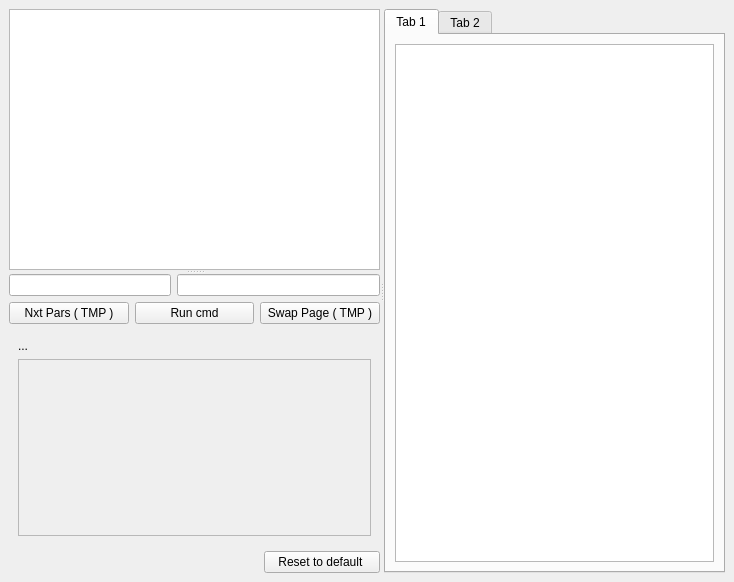
<?xml version="1.0" encoding="UTF-8"?>
<ui version="4.0">
 <class>MainWindow</class>
 <widget class="QMainWindow" name="MainWindow">
  <property name="geometry">
   <rect>
    <x>0</x>
    <y>0</y>
    <width>734</width>
    <height>582</height>
   </rect>
  </property>
  <property name="windowTitle">
   <string>MainWindow</string>
  </property>
  <widget class="QWidget" name="centralwidget">
   <layout class="QGridLayout" name="gridLayout_27">
    <item row="0" column="0">
     <widget class="QSplitter" name="splitter_2">
      <property name="orientation">
       <enum>Qt::Horizontal</enum>
      </property>
      <widget class="QSplitter" name="splitter">
       <property name="orientation">
        <enum>Qt::Vertical</enum>
       </property>
       <widget class="QGraphicsView" name="treeView"/>
       <widget class="QWidget" name="layoutWidget">
        <layout class="QVBoxLayout" name="verticalLayout">
         <item>
          <layout class="QHBoxLayout" name="horizontalLayout">
           <item>
            <widget class="QLineEdit" name="NumLinLst">
             <property name="maximumSize">
              <size>
               <width>162</width>
               <height>16777215</height>
              </size>
             </property>
            </widget>
           </item>
           <item>
            <widget class="QLineEdit" name="CmdEdit"/>
           </item>
          </layout>
         </item>
         <item>
          <layout class="QHBoxLayout" name="horizontalLayout_2">
           <item>
            <widget class="QPushButton" name="LoadParsButton">
             <property name="text">
              <string>Nxt Pars ( TMP )</string>
             </property>
            </widget>
           </item>
           <item>
            <widget class="QPushButton" name="CmdSend2server">
             <property name="text">
              <string>Run cmd</string>
             </property>
            </widget>
           </item>
           <item>
            <widget class="QPushButton" name="SwapPageButton">
             <property name="text">
              <string>Swap Page ( TMP )</string>
             </property>
            </widget>
           </item>
          </layout>
         </item>
         <item>
          <widget class="QStackedWidget" name="StackedParamsWidget">
           <property name="currentIndex">
            <number>0</number>
           </property>
           <widget class="QWidget" name="page_9">
            <layout class="QGridLayout" name="gridLayout_26">
             <item row="1" column="0">
              <widget class="QScrollArea" name="ImportScrollArea">
               <property name="widgetResizable">
                <bool>true</bool>
               </property>
               <widget class="QWidget" name="scrollAreaWidgetContents_17">
                <property name="geometry">
                 <rect>
                  <x>0</x>
                  <y>0</y>
                  <width>399</width>
                  <height>187</height>
                 </rect>
                </property>
               </widget>
              </widget>
             </item>
             <item row="0" column="0">
              <widget class="QLabel" name="CurrentControlWidgetLabel">
               <property name="text">
                <string>...</string>
               </property>
              </widget>
             </item>
            </layout>
           </widget>
           <widget class="QWidget" name="page">
            <layout class="QGridLayout" name="gridLayout_18">
             <item row="0" column="0">
              <widget class="QTabWidget" name="tabWidget">
               <property name="currentIndex">
                <number>0</number>
               </property>
               <widget class="QWidget" name="tab_simple">
                <attribute name="title">
                 <string>Tab 1</string>
                </attribute>
                <layout class="QGridLayout" name="gridLayout">
                 <item row="0" column="0">
                  <widget class="QScrollArea" name="FindspotsSimplerScrollArea">
                   <property name="widgetResizable">
                    <bool>true</bool>
                   </property>
                   <widget class="QWidget" name="scrollAreaWidgetContents">
                    <property name="geometry">
                     <rect>
                      <x>0</x>
                      <y>0</y>
                      <width>66</width>
                      <height>16</height>
                     </rect>
                    </property>
                   </widget>
                  </widget>
                 </item>
                </layout>
               </widget>
               <widget class="QWidget" name="tab_advanced">
                <attribute name="title">
                 <string>Tab 2</string>
                </attribute>
                <layout class="QGridLayout" name="gridLayout_3">
                 <item row="0" column="0">
                  <widget class="QScrollArea" name="FindspotsAdvancedScrollArea">
                   <property name="widgetResizable">
                    <bool>true</bool>
                   </property>
                   <widget class="QWidget" name="scrollAreaWidgetContents_2">
                    <property name="geometry">
                     <rect>
                      <x>0</x>
                      <y>0</y>
                      <width>66</width>
                      <height>16</height>
                     </rect>
                    </property>
                   </widget>
                  </widget>
                 </item>
                </layout>
               </widget>
              </widget>
             </item>
            </layout>
           </widget>
           <widget class="QWidget" name="page_3">
            <layout class="QGridLayout" name="gridLayout_19">
             <item row="0" column="0">
              <widget class="QTabWidget" name="tabWidget_2">
               <property name="currentIndex">
                <number>0</number>
               </property>
               <widget class="QWidget" name="tab_simple_2">
                <attribute name="title">
                 <string>Tab 1</string>
                </attribute>
                <layout class="QGridLayout" name="gridLayout_4">
                 <item row="0" column="0">
                  <widget class="QScrollArea" name="IndexSimplerScrollArea">
                   <property name="widgetResizable">
                    <bool>true</bool>
                   </property>
                   <widget class="QWidget" name="scrollAreaWidgetContents_3">
                    <property name="geometry">
                     <rect>
                      <x>0</x>
                      <y>0</y>
                      <width>66</width>
                      <height>16</height>
                     </rect>
                    </property>
                   </widget>
                  </widget>
                 </item>
                </layout>
               </widget>
               <widget class="QWidget" name="tab_advanced_2">
                <attribute name="title">
                 <string>Tab 2</string>
                </attribute>
                <layout class="QGridLayout" name="gridLayout_5">
                 <item row="0" column="0">
                  <widget class="QScrollArea" name="IndexAdvancedScrollArea">
                   <property name="widgetResizable">
                    <bool>true</bool>
                   </property>
                   <widget class="QWidget" name="scrollAreaWidgetContents_4">
                    <property name="geometry">
                     <rect>
                      <x>0</x>
                      <y>0</y>
                      <width>66</width>
                      <height>16</height>
                     </rect>
                    </property>
                   </widget>
                  </widget>
                 </item>
                </layout>
               </widget>
              </widget>
             </item>
            </layout>
           </widget>
           <widget class="QWidget" name="page_4">
            <layout class="QGridLayout" name="gridLayout_20">
             <item row="0" column="0">
              <widget class="QTabWidget" name="tabWidget_3">
               <property name="currentIndex">
                <number>0</number>
               </property>
               <widget class="QWidget" name="tab_simple_3">
                <attribute name="title">
                 <string>Tab 1</string>
                </attribute>
                <layout class="QGridLayout" name="gridLayout_6">
                 <item row="0" column="0">
                  <widget class="QScrollArea" name="RefineBravaiSimplerScrollArea">
                   <property name="widgetResizable">
                    <bool>true</bool>
                   </property>
                   <widget class="QWidget" name="scrollAreaWidgetContents_5">
                    <property name="geometry">
                     <rect>
                      <x>0</x>
                      <y>0</y>
                      <width>66</width>
                      <height>16</height>
                     </rect>
                    </property>
                   </widget>
                  </widget>
                 </item>
                </layout>
               </widget>
               <widget class="QWidget" name="tab_advanced_3">
                <attribute name="title">
                 <string>Tab 2</string>
                </attribute>
                <layout class="QGridLayout" name="gridLayout_7">
                 <item row="0" column="0">
                  <widget class="QScrollArea" name="RefineBravaiAdvancedScrollArea">
                   <property name="widgetResizable">
                    <bool>true</bool>
                   </property>
                   <widget class="QWidget" name="scrollAreaWidgetContents_6">
                    <property name="geometry">
                     <rect>
                      <x>0</x>
                      <y>0</y>
                      <width>66</width>
                      <height>16</height>
                     </rect>
                    </property>
                   </widget>
                  </widget>
                 </item>
                </layout>
               </widget>
              </widget>
             </item>
            </layout>
           </widget>
           <widget class="QWidget" name="page_10">
            <layout class="QGridLayout" name="gridLayout_28">
             <item row="0" column="0">
              <widget class="QScrollArea" name="ReindexTableScrollArea">
               <property name="widgetResizable">
                <bool>true</bool>
               </property>
               <widget class="QWidget" name="scrollAreaWidgetContents_18">
                <property name="geometry">
                 <rect>
                  <x>0</x>
                  <y>0</y>
                  <width>66</width>
                  <height>16</height>
                 </rect>
                </property>
               </widget>
              </widget>
             </item>
            </layout>
           </widget>
           <widget class="QWidget" name="page_5">
            <layout class="QGridLayout" name="gridLayout_21">
             <item row="0" column="0">
              <widget class="QTabWidget" name="tabWidget_4">
               <property name="currentIndex">
                <number>0</number>
               </property>
               <widget class="QWidget" name="tab_simple_4">
                <attribute name="title">
                 <string>Tab 1</string>
                </attribute>
                <layout class="QGridLayout" name="gridLayout_8">
                 <item row="0" column="0">
                  <widget class="QScrollArea" name="RefineSimplerScrollArea">
                   <property name="widgetResizable">
                    <bool>true</bool>
                   </property>
                   <widget class="QWidget" name="scrollAreaWidgetContents_7">
                    <property name="geometry">
                     <rect>
                      <x>0</x>
                      <y>0</y>
                      <width>66</width>
                      <height>16</height>
                     </rect>
                    </property>
                   </widget>
                  </widget>
                 </item>
                </layout>
               </widget>
               <widget class="QWidget" name="tab_advanced_4">
                <attribute name="title">
                 <string>Tab 2</string>
                </attribute>
                <layout class="QGridLayout" name="gridLayout_9">
                 <item row="0" column="0">
                  <widget class="QScrollArea" name="RefineAdvancedScrollArea">
                   <property name="widgetResizable">
                    <bool>true</bool>
                   </property>
                   <widget class="QWidget" name="scrollAreaWidgetContents_8">
                    <property name="geometry">
                     <rect>
                      <x>0</x>
                      <y>0</y>
                      <width>66</width>
                      <height>16</height>
                     </rect>
                    </property>
                   </widget>
                  </widget>
                 </item>
                </layout>
               </widget>
              </widget>
             </item>
            </layout>
           </widget>
           <widget class="QWidget" name="page_6">
            <layout class="QGridLayout" name="gridLayout_22">
             <item row="0" column="0">
              <widget class="QTabWidget" name="tabWidget_5">
               <property name="currentIndex">
                <number>0</number>
               </property>
               <widget class="QWidget" name="tab_simple_5">
                <attribute name="title">
                 <string>Tab 1</string>
                </attribute>
                <layout class="QGridLayout" name="gridLayout_10">
                 <item row="0" column="0">
                  <widget class="QScrollArea" name="IntegrateSimplerScrollArea">
                   <property name="widgetResizable">
                    <bool>true</bool>
                   </property>
                   <widget class="QWidget" name="scrollAreaWidgetContents_9">
                    <property name="geometry">
                     <rect>
                      <x>0</x>
                      <y>0</y>
                      <width>66</width>
                      <height>16</height>
                     </rect>
                    </property>
                   </widget>
                  </widget>
                 </item>
                </layout>
               </widget>
               <widget class="QWidget" name="tab_advanced_5">
                <attribute name="title">
                 <string>Tab 2</string>
                </attribute>
                <layout class="QGridLayout" name="gridLayout_11">
                 <item row="0" column="0">
                  <widget class="QScrollArea" name="IntegrateAdvancedScrollArea">
                   <property name="widgetResizable">
                    <bool>true</bool>
                   </property>
                   <widget class="QWidget" name="scrollAreaWidgetContents_10">
                    <property name="geometry">
                     <rect>
                      <x>0</x>
                      <y>0</y>
                      <width>66</width>
                      <height>16</height>
                     </rect>
                    </property>
                   </widget>
                  </widget>
                 </item>
                </layout>
               </widget>
              </widget>
             </item>
            </layout>
           </widget>
           <widget class="QWidget" name="page_7">
            <layout class="QGridLayout" name="gridLayout_23">
             <item row="0" column="0">
              <widget class="QTabWidget" name="tabWidget_6">
               <property name="currentIndex">
                <number>0</number>
               </property>
               <widget class="QWidget" name="tab_simple_6">
                <attribute name="title">
                 <string>Tab 1</string>
                </attribute>
                <layout class="QGridLayout" name="gridLayout_12">
                 <item row="0" column="0">
                  <widget class="QScrollArea" name="SymmetrySimplerScrollArea">
                   <property name="widgetResizable">
                    <bool>true</bool>
                   </property>
                   <widget class="QWidget" name="scrollAreaWidgetContents_11">
                    <property name="geometry">
                     <rect>
                      <x>0</x>
                      <y>0</y>
                      <width>66</width>
                      <height>16</height>
                     </rect>
                    </property>
                   </widget>
                  </widget>
                 </item>
                </layout>
               </widget>
               <widget class="QWidget" name="tab_advanced_6">
                <attribute name="title">
                 <string>Tab 2</string>
                </attribute>
                <layout class="QGridLayout" name="gridLayout_13">
                 <item row="0" column="0">
                  <widget class="QScrollArea" name="SymmetryAdvancedScrollArea">
                   <property name="widgetResizable">
                    <bool>true</bool>
                   </property>
                   <widget class="QWidget" name="scrollAreaWidgetContents_12">
                    <property name="geometry">
                     <rect>
                      <x>0</x>
                      <y>0</y>
                      <width>66</width>
                      <height>16</height>
                     </rect>
                    </property>
                   </widget>
                  </widget>
                 </item>
                </layout>
               </widget>
              </widget>
             </item>
            </layout>
           </widget>
           <widget class="QWidget" name="page_8">
            <layout class="QGridLayout" name="gridLayout_24">
             <item row="0" column="0">
              <widget class="QTabWidget" name="tabWidget_7">
               <property name="currentIndex">
                <number>0</number>
               </property>
               <widget class="QWidget" name="tab_simple_7">
                <attribute name="title">
                 <string>Tab 1</string>
                </attribute>
                <layout class="QGridLayout" name="gridLayout_14">
                 <item row="0" column="0">
                  <widget class="QScrollArea" name="ScaleSimplerScrollArea">
                   <property name="widgetResizable">
                    <bool>true</bool>
                   </property>
                   <widget class="QWidget" name="scrollAreaWidgetContents_13">
                    <property name="geometry">
                     <rect>
                      <x>0</x>
                      <y>0</y>
                      <width>66</width>
                      <height>16</height>
                     </rect>
                    </property>
                   </widget>
                  </widget>
                 </item>
                </layout>
               </widget>
               <widget class="QWidget" name="tab_advanced_7">
                <attribute name="title">
                 <string>Tab 2</string>
                </attribute>
                <layout class="QGridLayout" name="gridLayout_15">
                 <item row="0" column="0">
                  <widget class="QScrollArea" name="ScaleAdvancedScrollArea">
                   <property name="widgetResizable">
                    <bool>true</bool>
                   </property>
                   <widget class="QWidget" name="scrollAreaWidgetContents_14">
                    <property name="geometry">
                     <rect>
                      <x>0</x>
                      <y>0</y>
                      <width>66</width>
                      <height>16</height>
                     </rect>
                    </property>
                   </widget>
                  </widget>
                 </item>
                </layout>
               </widget>
              </widget>
             </item>
            </layout>
           </widget>
           <widget class="QWidget" name="page_2">
            <layout class="QGridLayout" name="gridLayout_25">
             <item row="0" column="0">
              <widget class="QTabWidget" name="tabWidget_8">
               <property name="currentIndex">
                <number>0</number>
               </property>
               <widget class="QWidget" name="tab_simple_8">
                <attribute name="title">
                 <string>Tab 1</string>
                </attribute>
                <layout class="QGridLayout" name="gridLayout_16">
                 <item row="0" column="0">
                  <widget class="QScrollArea" name="CombineSimplerScrollArea">
                   <property name="widgetResizable">
                    <bool>true</bool>
                   </property>
                   <widget class="QWidget" name="scrollAreaWidgetContents_15">
                    <property name="geometry">
                     <rect>
                      <x>0</x>
                      <y>0</y>
                      <width>66</width>
                      <height>16</height>
                     </rect>
                    </property>
                   </widget>
                  </widget>
                 </item>
                </layout>
               </widget>
               <widget class="QWidget" name="tab_advanced_8">
                <attribute name="title">
                 <string>Tab 2</string>
                </attribute>
                <layout class="QGridLayout" name="gridLayout_17">
                 <item row="0" column="0">
                  <widget class="QScrollArea" name="CombineAdvancedScrollArea">
                   <property name="widgetResizable">
                    <bool>true</bool>
                   </property>
                   <widget class="QWidget" name="scrollAreaWidgetContents_16">
                    <property name="geometry">
                     <rect>
                      <x>0</x>
                      <y>0</y>
                      <width>66</width>
                      <height>16</height>
                     </rect>
                    </property>
                   </widget>
                  </widget>
                 </item>
                </layout>
               </widget>
              </widget>
             </item>
            </layout>
           </widget>
          </widget>
         </item>
         <item>
          <layout class="QHBoxLayout" name="Next2RunLayout"/>
         </item>
         <item>
          <layout class="QHBoxLayout" name="horizontalLayout_4">
           <item>
            <spacer name="horizontalSpacer">
             <property name="orientation">
              <enum>Qt::Horizontal</enum>
             </property>
             <property name="sizeHint" stdset="0">
              <size>
               <width>40</width>
               <height>20</height>
              </size>
             </property>
            </spacer>
           </item>
           <item>
            <widget class="QPushButton" name="Reset2DefaultPushButton">
             <property name="text">
              <string>   Reset to default    </string>
             </property>
            </widget>
           </item>
          </layout>
         </item>
        </layout>
       </widget>
      </widget>
      <widget class="QTabWidget" name="OutputTabWidget">
       <property name="currentIndex">
        <number>0</number>
       </property>
       <widget class="QWidget" name="LogOutPutTab">
        <attribute name="title">
         <string>Tab 1</string>
        </attribute>
        <layout class="QGridLayout" name="gridLayout_2">
         <item row="0" column="0">
          <widget class="QTextEdit" name="incoming_text"/>
         </item>
        </layout>
       </widget>
       <widget class="QWidget" name="tab_4">
        <attribute name="title">
         <string>Tab 2</string>
        </attribute>
       </widget>
      </widget>
     </widget>
    </item>
   </layout>
  </widget>
 </widget>
 <resources/>
 <connections/>
</ui>
